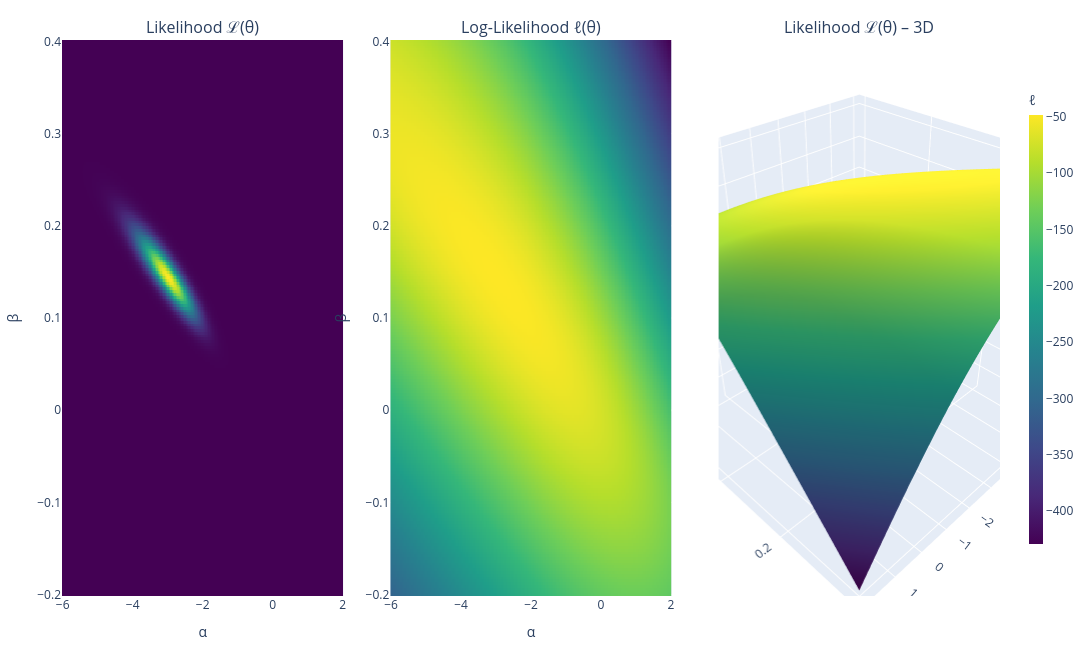

Notebook code for this chart:
### Code cell
# Create subplot layout
fig = make_subplots(rows=1, cols=3,subplot_titles=("Likelihood ℒ(θ)","Log-Likelihood ℓ(θ)", "Likelihood ℒ(θ) – 3D"),specs=[[{"type": "heatmap"},{"type": "heatmap"},{"type": "surface"}]],horizontal_spacing=0.05)

# Likelihood heatmap
fig.add_trace(go.Heatmap(x=alpha_range,y=beta_range,z=L,colorscale='Viridis',showscale=False,colorbar=dict(title="ℒ")),row=1, col=1)

# Log-likelihood heatmap
fig.add_trace(go.Heatmap(x=alpha_range,y=beta_range,z=LL,colorscale="Viridis",colorbar=dict(title="ℓ",thickness=14,len=0.85)),row=1, col=2)

# Likelihood surface (3D)
fig.add_trace(go.Surface(x=alpha_range,y=beta_range,z=LL,colorscale="Viridis",showscale=False),row=1, col=3)

# Axis labels
fig.update_xaxes(title_text="α", row=1, col=1)
fig.update_yaxes(title_text="β", row=1, col=1)

fig.update_xaxes(title_text="α", row=1, col=2)
fig.update_yaxes(title_text="β", row=1, col=2)

fig.update_scenes(xaxis_title="α",yaxis_title="β",zaxis_title="ℒ",row=1, col=3)

# Layout
fig.update_layout(width=1400,height=650,margin = dict(t=40, b=20, l=50, r=40),)

fig.show()

### Figure 1 — Plotly figure (JSON) as saved in the notebook; plotly's stock layout.template omitted (floating-point values rounded to 4 significant figures; data arrays with more than 128 entries replaced by an {"elided": "..."} marker saying what was removed)
{"data": [{"colorbar": {"title": {"text": "ℒ"}}, "colorscale": [[0, "#440154"], [0.1111, "#482878"], [0.2222, "#3e4989"], [0.3333, "#31688e"], [0.4444, "#26828e"], [0.5556, "#1f9e89"], [0.6667, "#35b779"], [0.7778, "#6ece58"], [0.8889, "#b5de2b"], [1, "#fde725"]], "showscale": false, "type": "heatmap", "x": {"elided": "200 float values"}, "xaxis": "x", "y": {"elided": "200 float values"}, "yaxis": "y", "z": {"elided": "200x200 float values"}}, {"colorbar": {"len": 0.85, "thickness": 14, "title": {"text": "ℓ"}}, "colorscale": [[0, "#440154"], [0.1111, "#482878"], [0.2222, "#3e4989"], [0.3333, "#31688e"], [0.4444, "#26828e"], [0.5556, "#1f9e89"], [0.6667, "#35b779"], [0.7778, "#6ece58"], [0.8889, "#b5de2b"], [1, "#fde725"]], "type": "heatmap", "x": {"elided": "200 float values"}, "xaxis": "x2", "y": {"elided": "200 float values"}, "yaxis": "y2", "z": {"elided": "200x200 float values"}}, {"colorscale": [[0, "#440154"], [0.1111, "#482878"], [0.2222, "#3e4989"], [0.3333, "#31688e"], [0.4444, "#26828e"], [0.5556, "#1f9e89"], [0.6667, "#35b779"], [0.7778, "#6ece58"], [0.8889, "#b5de2b"], [1, "#fde725"]], "scene": "scene", "showscale": false, "type": "surface", "x": {"elided": "200 float values"}, "y": {"elided": "200 float values"}, "z": {"elided": "200x200 float values"}}], "layout": {"annotations": [{"font": {"size": 16}, "showarrow": false, "text": "Likelihood ℒ(θ)", "x": 0.15, "xanchor": "center", "xref": "paper", "y": 1, "yanchor": "bottom", "yref": "paper"}, {"font": {"size": 16}, "showarrow": false, "text": "Log-Likelihood ℓ(θ)", "x": 0.5, "xanchor": "center", "xref": "paper", "y": 1, "yanchor": "bottom", "yref": "paper"}, {"font": {"size": 16}, "showarrow": false, "text": "Likelihood ℒ(θ) – 3D", "x": 0.85, "xanchor": "center", "xref": "paper", "y": 1, "yanchor": "bottom", "yref": "paper"}], "height": 650, "margin": {"b": 20, "l": 50, "r": 40, "t": 40}, "scene": {"domain": {"x": [0.7, 1], "y": [0, 1]}, "xaxis": {"title": {"text": "α"}}, "yaxis": {"title": {"text": "β"}}, "zaxis": {"title": {"text": "ℒ"}}}, "width": 1400, "xaxis": {"anchor": "y", "domain": [0, 0.3], "title": {"text": "α"}}, "xaxis2": {"anchor": "y2", "domain": [0.35, 0.65], "title": {"text": "α"}}, "yaxis": {"anchor": "x", "domain": [0, 1], "title": {"text": "β"}}, "yaxis2": {"anchor": "x2", "domain": [0, 1], "title": {"text": "β"}}}}
